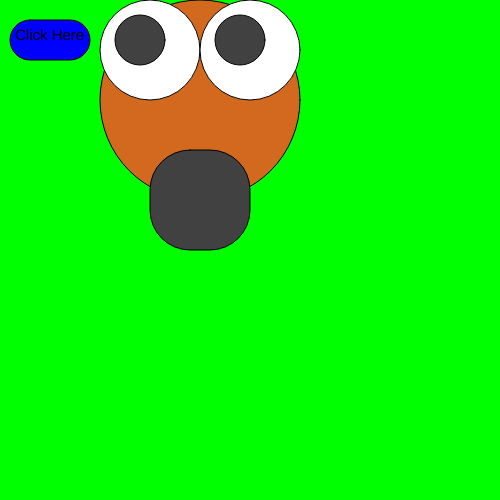
Frame 1 (no input)
Frame 60 (no input): identical to frame 1, image omitted
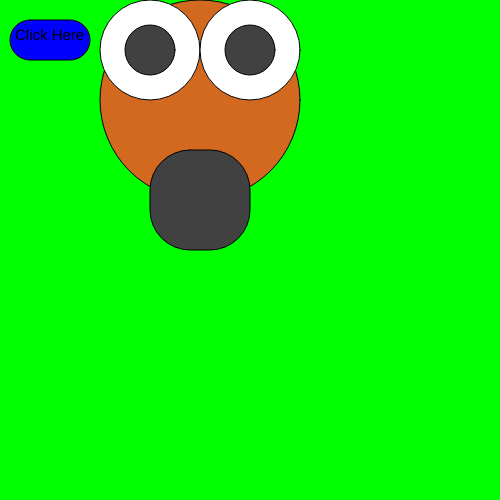
Frame 120 (the mouse pressed at the canvas centre since frame 60)

The p5.js sketch that drew these frames (run headless with seeded random() and noise() and a simulated clock; from frame 60 on, the mouse is pressed at the canvas centre):

// p5.js sketch
// ── sketch.js
var pupilY = 50;
var pupilX = 150;
var x = 100;

var offsetX = 0;
var offsetY = 0;

var clickHere = false;
var blu = 'blue';
var message = false;
var messageArray =[];

function setup() {
  createCanvas(500, 500);
//   background(0,255,0);

 
}

function draw() {
    background(0,255,0);
    //define color for head)
    var brwn = color(210,105,30);
    fill(brwn);
    //head
    ellipse(200,100, 200, 200)
    fill('white')
    //eyes
    ellipse(150,50,100,100);
    ellipse(250,50,100,100);
   
    
    var blck = color(65);
    fill(blck);
    // pupils
    offsetX = map(mouseX, 0, width, -10,10);
    offsetY = map(mouseY, 0, width, -10,10)
    ellipse(pupilX+offsetX, pupilY+offsetY,50,50);
    ellipse(pupilX+100+offsetX,pupilY+offsetY,50,50);
    
    //whiskers
    //line(150, 200, 100, 150);

    //nose
    rect(150, 150, 100, 100, 40);
    fill('black');
    //text("Click Here", 20,30);
    //fill(blu);
    //rect(10,20,80,40);

  // When mouse moves reveal "click Here" button  
  if(clickHere == true){
    fill(blu);
    rect(10,20,80,40,20);
    fill('black');
    textSize(15);
    text("Click Here", 15,40);
  }

  //Reveal text box with message  
    if (message == true){
      hello = "Hi, my name is Bob."
      fill('white');
      rect(300,300,150,100, 10);
      fill('black');
      textSize(20);
      //for (var i = 0; i<messageArray.length; i++){
        text(hello,310,300,150,100);
      //}
        
      }
}

  //When mouse moves
  function mouseMoved(){
    clickHere = true;
}
  //When the user clicks the mouse
  function mousePressed(){
    //Check if mouse is on "click here" button
    var d = dist(mouseX,mouseY,10, 20)
      if (d<50){
        message = true;
      }
  }
  
  

  
